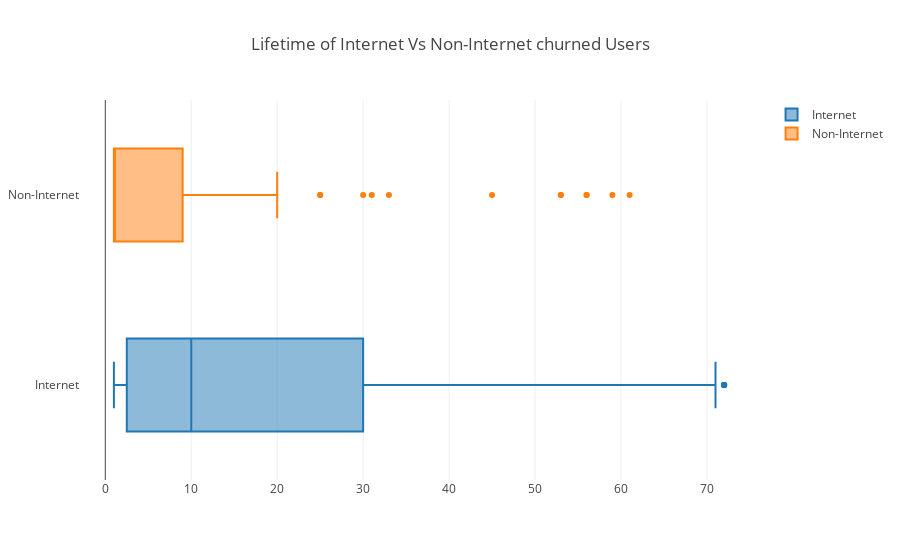

Notebook code cell kept with this figure:
### Markdown cell above
### 2.2 Internet Vs Non-Internet (Chunred users)

### Code cell
group_1 = go.Box(
    x=churned_internet_users['tenure'],
    name="Internet")

# Get active users without the internet
group_2 = go.Box(
    x=churned_users[~churned_users.isin(churned_internet_users)].dropna()['tenure'],
    name="Non-Internet")

info = [group_1, group_2]
title = "Lifetime of Internet Vs Non-Internet churned Users"
iplot({
            "data": info, 
            "layout": {
                "title": title
            }
     })

### Figure 1 — Plotly figure (JSON) as saved in the notebook; plotly's stock layout.template omitted (floating-point values rounded to 4 significant figures; data arrays with more than 128 entries replaced by an {"elided": "..."} marker saying what was removed)
{"data": [{"name": "Internet", "type": "box", "uid": "810bdccc-a58a-11e8-a474-3c15c2dc8196", "x": {"elided": "1756 int values"}}, {"name": "Non-Internet", "type": "box", "uid": "810bde7a-a58a-11e8-98c5-3c15c2dc8196", "x": [1, 5, 59, 11, 1, 1, 61, 12, 7, 8, 2, 1, 1, 12, 7, 1, 1, 15, 1, 4, 1, 1, 8, 1, 18, 4, 1, 1, 31, 1, 1, 1, 1, 25, 1, 1, 1, 15, 1, 3, 1, 1, 1, 11, 1, 16, 4, 9, 1, 20, 2, 2, 3, 25, 1, 1, 1, 1, 1, 9, 3, 56, 1, 3, 15, 1, 1, 1, 1, 2, 1, 11, 53, 53, 3, 1, 5, 1, 45, 11, 7, 8, 6, 15, 1, 1, 1, 1, 1, 1, 1, 1, 1, 17, 1, 1, 2, 5, 1, 33, 5, 3, 2, 1, 30, 1, 1, 1, 16, 1, 1, 56, 1]}], "layout": {"title": "Lifetime of Internet Vs Non-Internet churned Users"}}
